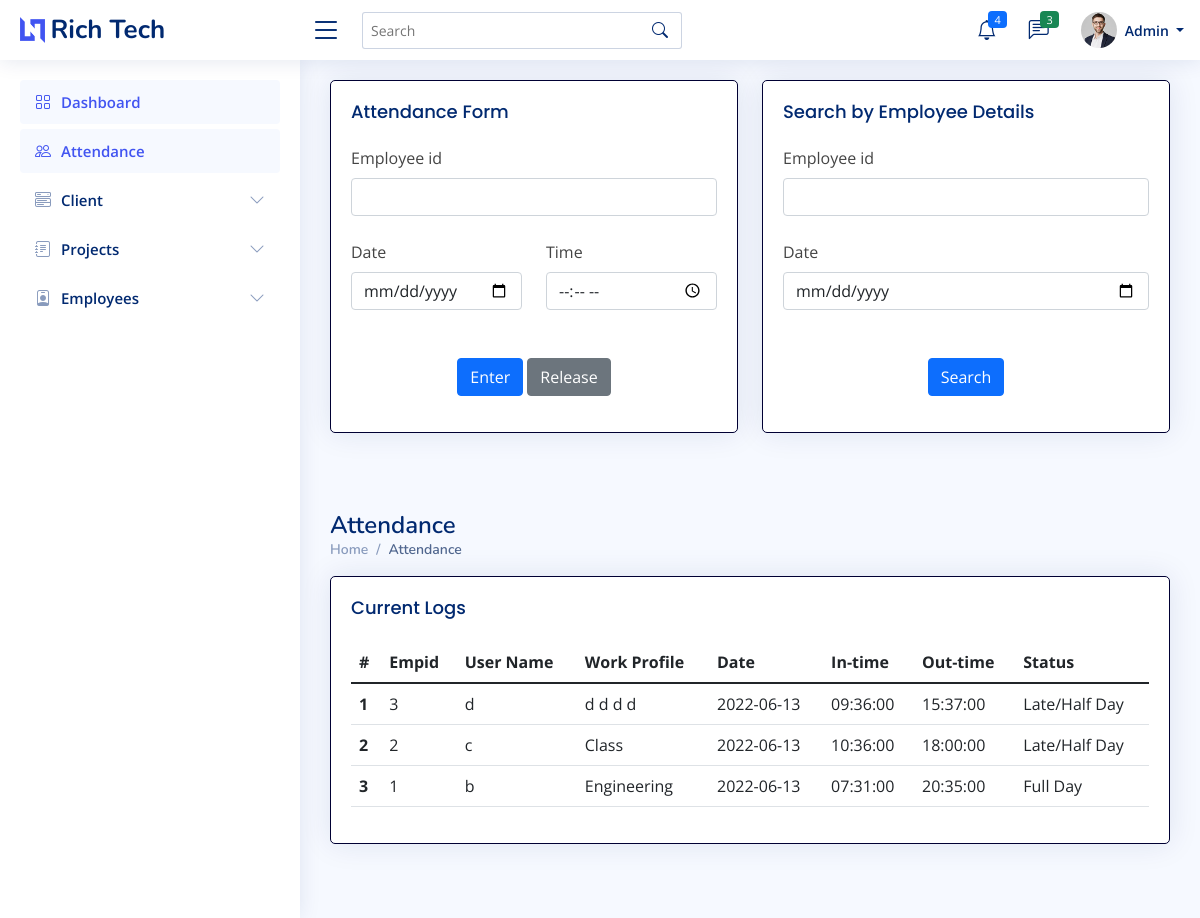
The page /admin/attendance.php (signed in) on the database as committed earlier.
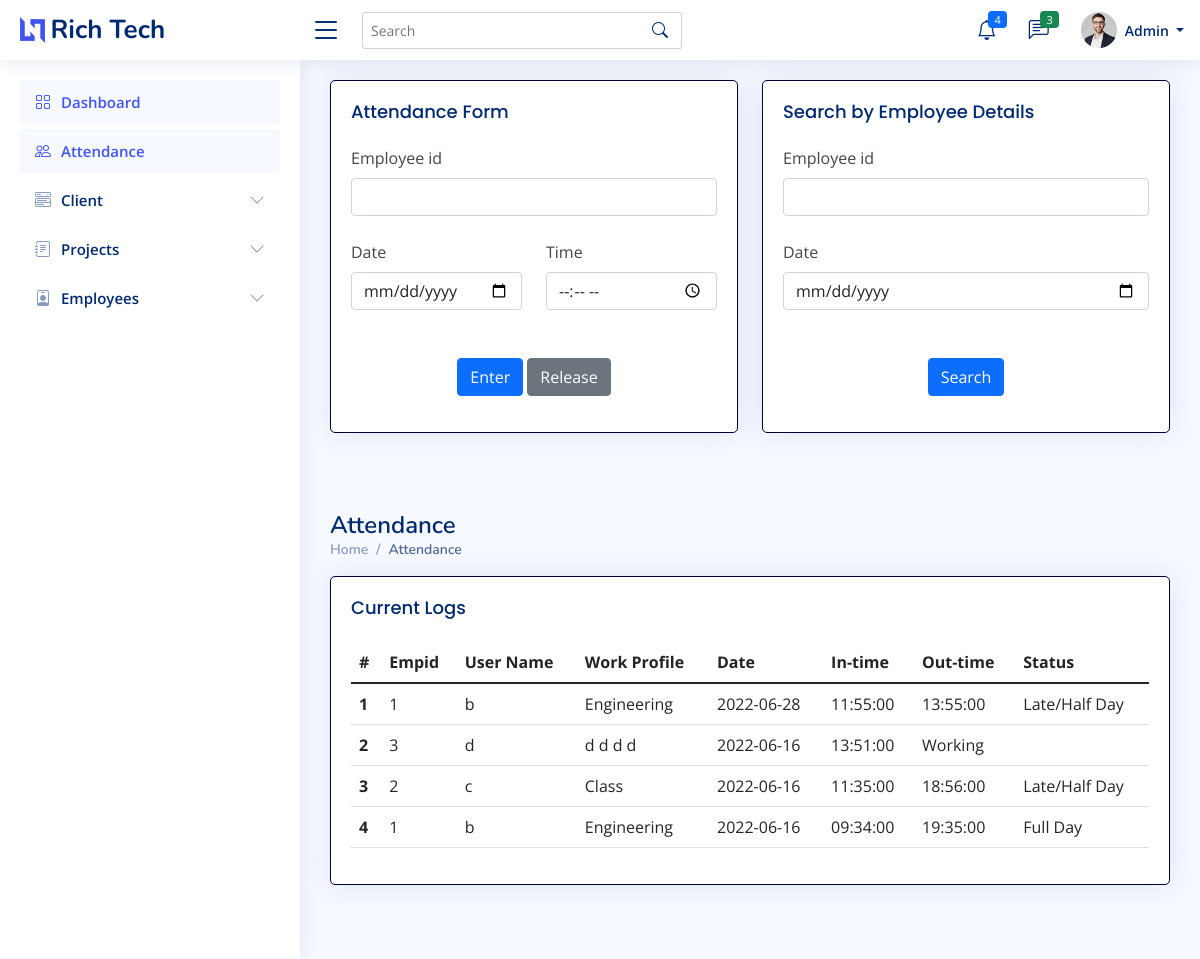
The same page on the database as committed later.
### tables this page shows
CREATE TABLE `attendancet` (
  `Id` int(7) NOT NULL,
  `uname` varchar(255) NOT NULL,
  `empid` varchar(255) NOT NULL,
  `ddate` date NOT NULL,
  `intime` time NOT NULL,
  `outtime` time DEFAULT NULL,
  `fullday` text DEFAULT NULL
);

CREATE TABLE `empt` (
  `Id` int(7) NOT NULL,
  `uname` varchar(255) NOT NULL,
  `empid` varchar(255) NOT NULL,
  `ename` varchar(255) NOT NULL,
  `email` varchar(255) NOT NULL,
  `mobile` varchar(14) NOT NULL,
  `dob` datetime NOT NULL,
  `eaddress` varchar(255) NOT NULL,
  `pphoto` longblob NOT NULL,
  `cv` longblob NOT NULL,
  `bio` longtext NOT NULL,
  `github` varchar(255) NOT NULL,
  `twitter` varchar(255) NOT NULL,
  `insta` varchar(255) NOT NULL,
  `linkedin` varchar(255) NOT NULL,
  `wstatus` varchar(20) NOT NULL
);

### admin/attendance.php (the view, shortened to what the rows shown need)
<?php
    if ($_SESSION['erole']=="admin"){
    ?>
<!DOCTYPE html>
<html lang="en">
    <head>
        <link href="../assets/vendor/bootstrap/css/bootstrap.min.css" rel="stylesheet">
        <link href="../assets/vendor/bootstrap-icons/bootstrap-icons.css" rel="stylesheet">
        <link href="../assets/vendor/boxicons/css/boxicons.min.css" rel="stylesheet">
        <link href="../assets/vendor/quill/quill.snow.css" rel="stylesheet">
        <link href="../assets/vendor/quill/quill.bubble.css" rel="stylesheet">
        <link href="../assets/vendor/remixicon/remixicon.css" rel="stylesheet">
        <link href="../assets/vendor/simple-datatables/style.css" rel="stylesheet">
        <link href="../assets/css/style.css" rel="stylesheet">
    </head>
    <body>
        <main id="main" class="main">
            <br>
            <br>
            <div class="pagetitle">
                <h1>Attendance</h1>
            </div>
            <section class="section dashboard">
                <div class="row">
                    <div class="col-md-12">
                        <div class="card">
                            <div class="card-body">
                                <?php
                                    include '../imports/config.php';
                                    $conn=mysqli_connect($server_name,$username,$password,$database_name);
                                    if(isset($_POST['searchattendance']) ){
                                        $empid=$_POST['empid'];
                                        $date=$_POST['date'];
                                        if ($date !="") {
                                            $sql="SELECT * FROM attendancet WHERE empid='$empid' AND ddate='$date' ORDER BY Id DESC";
                                            $records=mysqli_query($conn,$sql);
                                        }else{
                                            $sql="SELECT * FROM attendancet WHERE empid='$empid' ORDER BY Id DESC";
                                            $records=mysqli_query($conn,$sql);
                                        }
                                        if(mysqli_num_rows($records)>0){
                                            $n=1;
                                            echo '<div class="table-responsive">';
                                            echo '<table class="table datatable">';
                                                echo '<thead class="thead-dark">';
                                                    echo '<tr>';
                                                    echo '<th scope="col">#</th>';
                                                    echo '<th scope="col">Empid</th>';
                                                    echo '<th scope="col">User Name</th>';
                                                    echo '<th scope="col">Work-Profile</th>';
                                                    echo '<th scope="col">Date</th>';
                                                    echo '<th scope="col">In-time</th>';
                                                    echo '<th scope="col">Out-time</th>';
                                                    echo '<th scope="col">Status</th>';
                                                    echo '</tr>';
                                                echo '</thead>';
                                                echo '<tbody>';
                                                while($data = mysqli_fetch_array($records)){
                                                    $empid=$data['empid'];
                                                    $ename=$data['uname'];
                                                    $ddate=$data['ddate'];
                                                    $mysql = "SELECT bio from empt where empid='$empid'";
                                                    $result2 = mysqli_query($conn, $mysql);
                                                    $row2 = mysqli_fetch_assoc($result2);
                                                    $bio = $row2['bio'];
                                                    $intime=$data['intime'];
                                                    $outtime=$data['outtime'];
                                                    if ($outtime=="") {
                                                        $outtime="Working";
                                                    }
                                                    $status=$data['fullday'];
                                                    if ($status=="True") {
                                                        $status="Full Day";
                                                    }
                                                    elseif ($status=="False" && $outtime=="Working") {
                                                        $status="";
                                                    }
                                                    else{
                                                        $status="Late/Half Day";
                                                    }
                                                    echo '<tr>
                                                            <th scope="row">'.$n.'</th>
                                                            <td>'.$empid.'</td>
                                                            <td>'.$ename.'</td>
                                                            <td>'.$bio.'</td>
                                                            <td>'.$ddate.'</td>
                                                            <td>'.$intime.'</td>
                                                            <td>'.$outtime.'</td>
                                                            <td>'.$status.'</td>
                                                            </tr>';
                                                    $n+=1;
                                                }
                                                echo '</tbody>
                                        </table>';
                                        echo '</div>';
                                        }
                                        else{
                                            echo "No data found";
                                        }
                                    }else{
                                        $sql_query = "SELECT * from attendancet ORDER BY Id DESC";
                                        $records = mysqli_query($conn, $sql_query);
                                        $n=1;
                                        echo '<div class="table-responsive">';
                                        echo '<table class="table datatable">';
                                            echo '<thead class="thead-dark">';
                                                echo '<tr>';
                                                echo '<th scope="col">#</th>';
                                                echo '<th scope="col">Empid</th>';
                                                echo '<th scope="col">User Name</th>';
                                                echo '<th scope="col">Work Profile</th>';
                                                echo '<th scope="col">Date</th>';
                                                echo '<th scope="col">In-time</th>';
                                                echo '<th scope="col">Out-time</th>';
                                                echo '<th scope="col">Status</th>';
                                                echo '</tr>';
                                            echo '</thead>';
                                            echo '<tbody>';
                                            while($data = mysqli_fetch_array($records)){
                                                $empid=$data['empid'];
                                                $ename=$data['uname'];
                                                $ddate=$data['ddate'];
                                                $mysql = "SELECT bio from empt where empid='$empid'";
                                                $result2 = mysqli_query($conn, $mysql);
                                                $row2 = mysqli_fetch_assoc($result2);
                                                $bio = $row2['bio'];
                                                $intime=$data['intime'];
                                                $outtime=$data['outtime'];
                                                if ($outtime=="") {
                                                    $outtime="Working";
                                                }
                                                $status=$data['fullday'];
                                                if ($status=="True") {
                                                    $status="Full Day";
                                                }
                                                elseif ($status=="False" && $outtime=="Working") {
                                                    $status="";
                                                }
                                                else{
                                                    $status="Late/Half Day";
                                                }
                                                echo '<tr>
                                                        <th scope="row">'.$n.'</th>
                                                        <td>'.$empid.'</td>
                                                        <td>'.$ename.'</td>
                                                        <td>'.$bio.'</td>
                                                        <td>'.$ddate.'</td>
                                                        <td>'.$intime.'</td>
                                                        <td>'.$outtime.'</td>
                                                        <td>'.$status.'</td>
                                                        </tr>';
                                                $n+=1;
                                            }
                                            echo '</tbody>
                                            </table>';
                                            echo '</div>';
                                        }
                                    ?>
                            </div>
                        </div>
                    </div>
                </div>
            </section>
        </main>
    </body>
</html>
<?php
    }
    else{
    ob_start();
    header('Location: '.'../index.php');
    ob_end_flush();
    die();
    }
    ?>

Rows that differ between the two databases and show on the page:
removed attendancet: empid "3", uname "d", empt.bio "d d d d", ddate "2022-06-13", intime "09:36:00", outtime "15:37:00", status "Late/Half Day"
removed attendancet: empid "2", uname "c", empt.bio "Class", ddate "2022-06-13", intime "10:36:00", outtime "18:00:00", status "Late/Half Day"
removed attendancet: empid "1", uname "b", empt.bio "Engineering", ddate "2022-06-13", intime "07:31:00", outtime "20:35:00", fullday "Full Day"
added attendancet: empid "1", uname "b", empt.bio "Engineering", ddate "2022-06-28", intime "11:55:00", outtime "13:55:00", status "Late/Half Day"
added attendancet: empid "3", uname "d", empt.bio "d d d d", ddate "2022-06-16", intime "13:51:00", outtime "Working"
added attendancet: empid "2", uname "c", empt.bio "Class", ddate "2022-06-16", intime "11:35:00", outtime "18:56:00", status "Late/Half Day"
added attendancet: empid "1", uname "b", empt.bio "Engineering", ddate "2022-06-16", intime "09:34:00", outtime "19:35:00", fullday "Full Day"
